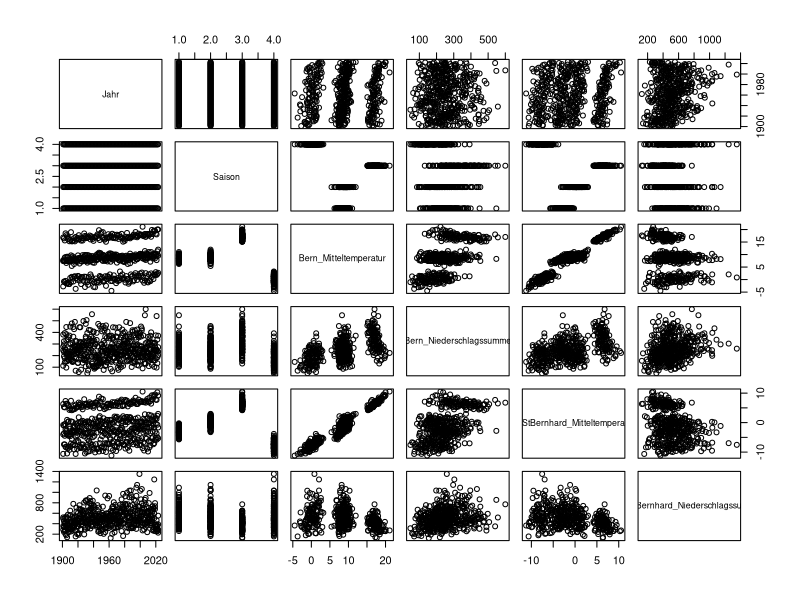
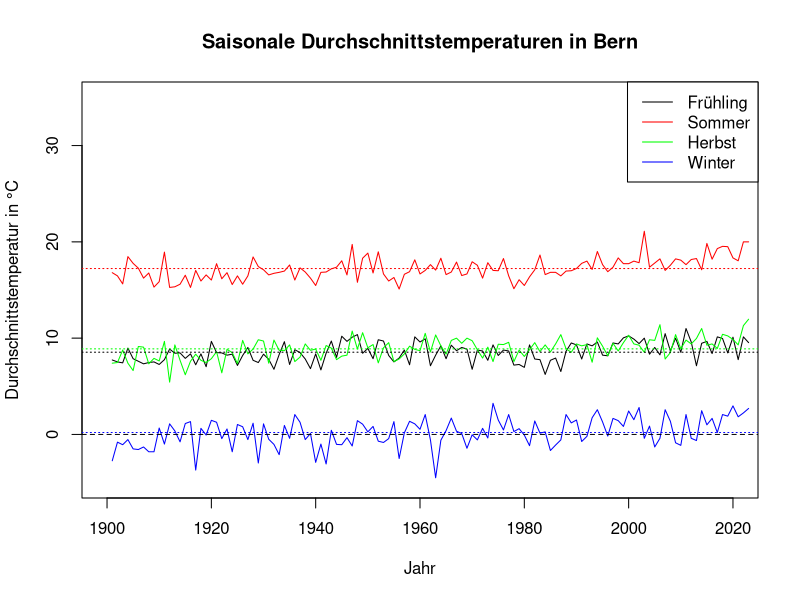
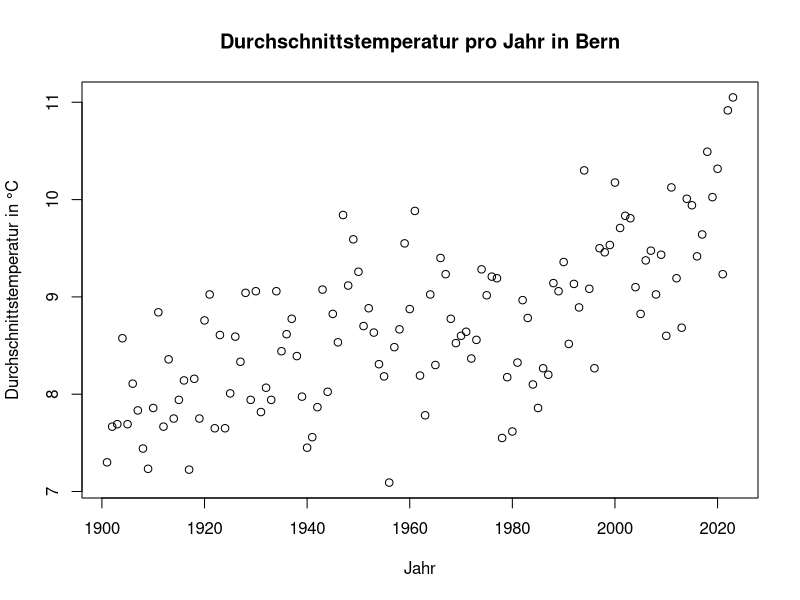
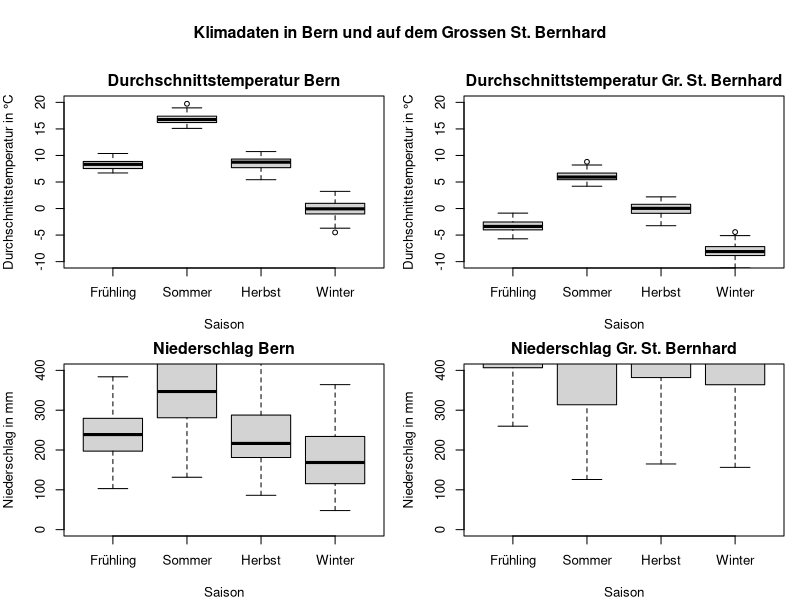

Generate these figures, in order, with R:
## ---- chunk 1
# CSV-Datei einlesen
meteodaten <- read.csv('Data/meteodaten_saison.csv',
    sep = ',',
    header = TRUE)
## ---- chunk 2
plot(meteodaten)
## ---- chunk 3
# Subsets der Daten erstellen
saison_fruehling <- meteodaten[meteodaten$Saison == "Fruehling(MAM)", ]
saison_sommer <- meteodaten[meteodaten$Saison == "Sommer(JJA)", ]
saison_herbst <- meteodaten[meteodaten$Saison == "Herbst(SON)", ]
saison_winter <- meteodaten[meteodaten$Saison == "Winter(DJF)", ]

# Plot mit den Saisontemperaturen erstellen erstellen
plot(saison_fruehling$Jahr, saison_fruehling$Bern_Mitteltemperatur,
    type = "l",
    xlab = "Jahr",
    ylab = "Durchschnittstemperatur in °C",
    main = "Saisonale Durchschnittstemperaturen in Bern",
    xlim = c(1900, 2020),
    ylim = c(-5, 35))

# Weitere Linien für andere Jahreszeiten auf den selben Plot hinzufügen
lines(saison_sommer$Jahr, saison_sommer$Bern_Mitteltemperatur,
    col = "red")
lines(saison_herbst$Jahr, saison_herbst$Bern_Mitteltemperatur,
    col = "green")
lines(saison_winter$Jahr, saison_winter$Bern_Mitteltemperatur,
    col = "blue")

# Gestrichelte Horizontale Linie bei 0 hinzufügen
abline(h = 0, lty = 2)

# Saisonale Mittelwertlinien hinzufügen
abline(h = mean(saison_fruehling$Bern_Mitteltemperatur),
    col = "black",
    lty = 3)
abline(h = mean(saison_sommer$Bern_Mitteltemperatur),
    col = "red",
    lty = 3)
abline(h = mean(saison_herbst$Bern_Mitteltemperatur),
    col = "green",
    lty = 3)
abline(h = mean(saison_winter$Bern_Mitteltemperatur),
    col = "blue",
    lty = 3)

# Legende hinzufügen
legend("topright",
    legend = c("Frühling", "Sommer", "Herbst", "Winter"),
    col = c("black", "red", "green", "blue"),
    lty = 1,
    xpd = TRUE)
## ---- chunk 4
# Durchschnittstemperatur pro Jahr berechnen
durchschnittstemperatur_pro_jahr <- aggregate(Bern_Mitteltemperatur ~ Jahr, data = meteodaten, FUN = mean)

# Plot erstellen
plot(durchschnittstemperatur_pro_jahr$Jahr, durchschnittstemperatur_pro_jahr$Bern_Mitteltemperatur,
    type = "p",
    xlab = "Jahr",
    ylab = "Durchschnittstemperatur in °C",
    main = "Durchschnittstemperatur pro Jahr in Bern")
## ---- chunk 5
# Definiere neue Kategorien-Namen und die gewünschte Reihenfolge
neue_namen <- c("Frühling", "Sommer", "Herbst", "Winter")
alte_namen <- c("Fruehling(MAM)", "Sommer(JJA)", "Herbst(SON)", "Winter(DJF)")

# Konvertiere 'Saison' in einen Faktor mit den neuen Namen und der gewünschten Reihenfolge
meteodaten$Saison <- factor(meteodaten$Saison,
                            levels = alte_namen,
                            labels = neue_namen)

# Mehrere Plots in einem Diagramm
par(mfrow = c(2, 2), # 2 Zeilen und 2 Spalten
    mar = c(4, 4, 2, 1), # verkleinert die Ränder
    oma = c(0, 0, 4, 0), # fügt Platz für den Titel hinzu
    cex = 0.8) # verkleinert die Schriftgrösse

# Boxplots erstellen
boxplot(Bern_Mitteltemperatur ~ Saison, data = meteodaten[meteodaten$Jahr <= 1980, ],
    ylim = c(-10, 20),
    ylab = "Durchschnittstemperatur in °C",
    main = "Durchschnittstemperatur Bern")

boxplot(GrStBernhard_Mitteltemperatur ~ Saison, data = meteodaten[meteodaten$Jahr <= 1980, ],
    ylim = c(-10, 20),
    ylab = "Durchschnittstemperatur in °C",
    main = "Durchschnittstemperatur Gr. St. Bernhard")

boxplot(Bern_Niederschlagssumme ~ Saison, data = meteodaten[meteodaten$Jahr <= 1980, ],
    ylim = c(0, 400),
    ylab = "Niederschlag in mm",
    main = "Niederschlag Bern")

boxplot(GrStBernhard_Niederschlagssumme ~ Saison, data = meteodaten[meteodaten$Jahr <= 1980, ],
    ylim = c(0, 400),
    ylab = "Niederschlag in mm",
    main = "Niederschlag Gr. St. Bernhard")

# Gesamte Überschrift für alle Plots hinzufügen
title("Klimadaten in Bern und auf dem Grossen St. Bernhard", outer = TRUE)
